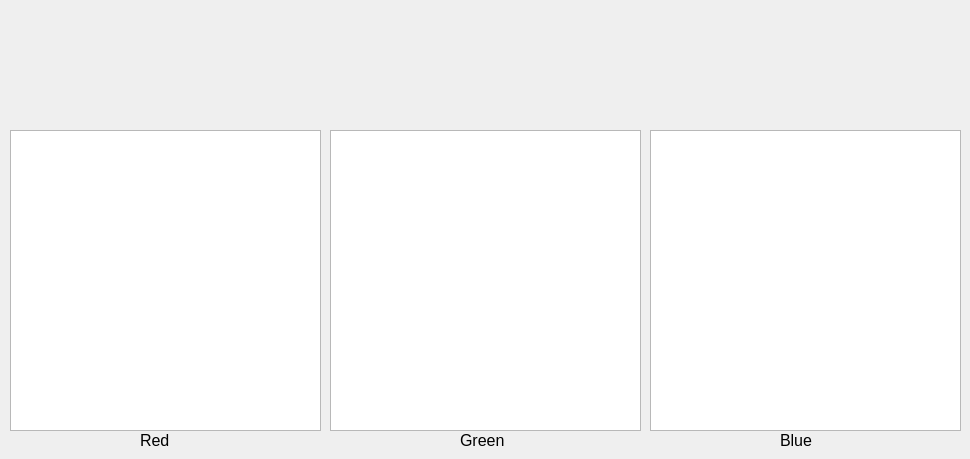
     <widget class="QWidget" name="autoOutputTab">
      <attribute name="title">
       <string>Auto-Correlation</string>
      </attribute>
      <widget class="QGraphicsView" name="imageRed_2">
       <property name="geometry">
        <rect>
         <x>10</x>
         <y>130</y>
         <width>311</width>
         <height>301</height>
        </rect>
       </property>
      </widget>
      <widget class="QLabel" name="labelRed_2">
       <property name="geometry">
        <rect>
         <x>140</x>
         <y>430</y>
         <width>51</width>
         <height>20</height>
        </rect>
       </property>
       <property name="font">
        <font>
         <pointsize>12</pointsize>
        </font>
       </property>
       <property name="text">
        <string>Red</string>
       </property>
      </widget>
      <widget class="QGraphicsView" name="imageRed_5">
       <property name="geometry">
        <rect>
         <x>330</x>
         <y>130</y>
         <width>311</width>
         <height>301</height>
        </rect>
       </property>
      </widget>
      <widget class="QGraphicsView" name="imageRed_6">
       <property name="geometry">
        <rect>
         <x>650</x>
         <y>130</y>
         <width>311</width>
         <height>301</height>
        </rect>
       </property>
      </widget>
      <widget class="QLabel" name="labelRed_5">
       <property name="geometry">
        <rect>
         <x>460</x>
         <y>430</y>
         <width>51</width>
         <height>20</height>
        </rect>
       </property>
       <property name="font">
        <font>
         <pointsize>12</pointsize>
        </font>
       </property>
       <property name="text">
        <string>Green</string>
       </property>
      </widget>
      <widget class="QLabel" name="labelRed_6">
       <property name="geometry">
        <rect>
         <x>780</x>
         <y>430</y>
         <width>51</width>
         <height>20</height>
        </rect>
       </property>
       <property name="font">
        <font>
         <pointsize>12</pointsize>
        </font>
       </property>
       <property name="text">
        <string>Blue</string>
       </property>
      </widget>
     </widget>
